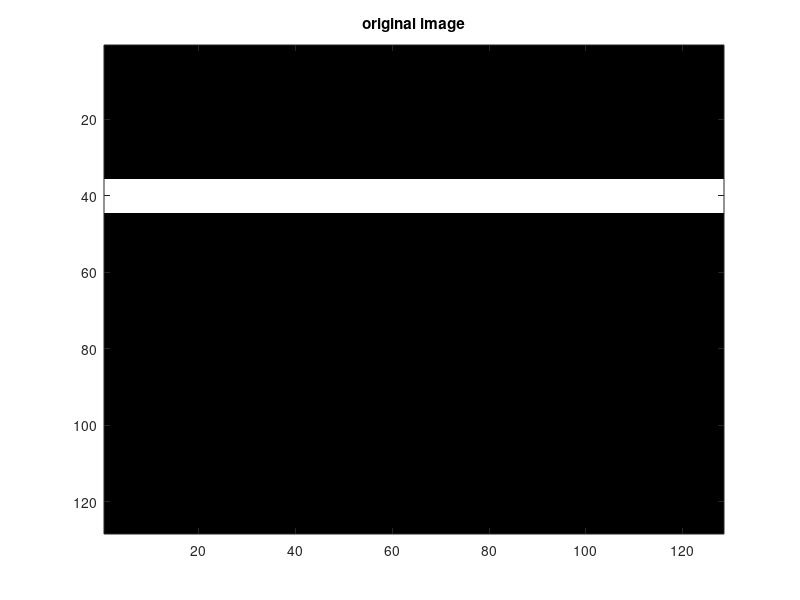

Source code (MATLAB): (Note: this script raises an error after producing the figure.)
%% clean
clc;
clear all;
close all;

%% parameters

output_dir = '../results/';
base_name = 'rectangle';
out_base = strcat(output_dir, base_name);

noisy = 1;
noisy_sigma = 0;
pretreatement = 0;

%% Create files

% parameters definition
M = 128;     % image size
N = M;

Im = zeros(M,N);

if strcmp(base_name, 'circle')
  c=[40,64];   % disk center
  R=4;         % disk radius
  Im=imsyn(N,c,R);
elseif strcmp(base_name, 'rectangle') 
  for m=36:44
    for n = 1:N
      Im(m,n) = 255;
    end
  end
elseif strcmp(base_name, 'circle_grid')
  R = 4; % circle radius
  dist = 2*R+4; % distance between two adjancent circles
  % draw a grid of circles
  for m = (dist+4):dist:(M-(dist+4))
    for n = (dist+4):dist:(N-(dist+4))
      Im = Im + imsyn(N,[m,n],R); % combine circles to the previous image
    end
  end
elseif strcmp(base_name, 'retina')
  Im = imread('../medical images/retina_origin.JPG');
  Im = rgb2gray(Im);
  Im = imcomplement(Im);
%  Im = imresize(Im, 1/4);
% Im = Im(14:134,41:130);
  Im = Im(15:538,196:522);
  [M, N] = size(Im);
elseif strcmp(base_name, 'tjunc1') % 3D images
  load('../medical images/Tjunc1');
  [M,N,K] = size(Tjunc1);
  Im = Tjunc1(:,:,round(K/2));
elseif strcmp(base_name, 'yjunc1') % 3D images
  load('../medical images/Yjunc1');
  [M,N,K] = size(Yjunc1);
  Im = Yjunc1(:,:,round(K/2));
end

%% show image
f_init = figure
%imshow(Im);
image(Im); colormap(gray);
title('original image');
print(f_init, '-r80', '-djpeg', strcat(out_base, '_figure.jpg'));

%%  add noisy
if noisy && noisy_sigma > 0
  out_base = strcat(out_base,'_noisy');  
  Im = Im + noisy_sigma*randn(size(Im));
  f_noisy = figure
  image(Im); colormap(gray);
  title('noisy image');
end

%% pretreatement
if pretreatement
%  Im = pretreatment(Im, 1);  
  Im = medfilt2(Im); % 3x3 neighborhoodx
  f_pretreated = figure
  image(Im); colormap(gray);
%  imshow(Im);
  title('pretreated image');
  print(f_pretreated, '-r80', '-djpeg', strcat(out_base, '_pretreated.jpg'));  
end

% image has two value 0 background and the 
% structure a constant near 255
MAX = max(Im(:));

[response r_matrix eigen_vectors_matrix eigen_values_matrix] = minimum_response(Im, 1, 8, 0.5, 1, 0, 0);

[a b c d] = size(eigen_vectors_matrix)

old_resp = response;
%% remove noisy  by thresholding filter response
if  noisy
  response = old_resp;
  threshold = 0.1*min(response(:)); % threshold: 5% of min
  idx = response > threshold;
  response = imhmin(response,-threshold);
  response(idx) = 0;
  r_matrix(idx) = 0; % remove noisy radius
%  eigen_vectors_matrix(idx,:,:) = 0; % remove noisy vectors
%  eigen_values_matrix(idx,:) = 0; % remove noisy eigen
                                           % values					 
%  response = pretreatment(response, 1);  
end

[a b c d] = size(eigen_vectors_matrix)

%% show 3D image of filtered response
f_response = figure;
surf(response);
title('filter response');
print(f_response, '-r80', '-djpeg', strcat(out_base, '_filtered.jpg'));


% rescale radius valeus to better visualization
min_radius = min(r_matrix(:));
max_radius = max(r_matrix(:));
aux_r_matrix = 40*(1/(max_radius-min_radius))*(r_matrix(:,:) - min_radius);

f_radius = figure
image(aux_r_matrix); colormap(gray);
title('radius');
print(f_radius, '-r80', '-djpeg', strcat(out_base, '_radius.jpg'));


direction = atan2(eigen_vectors_matrix(:,:,2,1), eigen_vectors_matrix(:,:,1,1) + 0.0001);

min_direction = min(direction(:));
max_direction = max(direction(:));
direction = 80*(1/(max_direction-min_direction))*(direction(:,:) - min_direction);

f_direction = figure
image(direction); colormap(gray);
title('vessel direction');
print(f_direction, '-r80', '-djpeg', strcat(out_base, '_direction.jpg'));

%% Find best threshold by comparing
%% binarized image to the original one
%%%%%%%%%%%%%%%%%%%%%%%%%%%%%%%%%%%%%%%%%%%
% if 0 % disable
% 
% reconstructed_im = build_vessel(response, 1, MAX);
% 
% % show reconstructed image
% figure
% image(reconstructed_im); colormap(gray);
% 
% diff = Im - reconstructed_im;
% 
% figure
% surf(diff);
% image(abs(diff)); colormap(gray);
% 
% 
% [threshold, reconstructed_im] = best_threshold(Im, response, 10000);
% 
% f_final = figure
% image(reconstructed_im); colormap(gray);
% print(f_final, '-r80', '-djpeg', strcat(out_base, '_reconstructed.jpg'));
% 
% end


%%        Find local minimum
%%%%%%%%%%%%%%%%%%%%%%%%%%%%%%%%%%%%%%%%%%%%%%

minimum = local_minimum(response);
%minimum = imextendedmin(response, abs(0.3*min(min(response))));
minimum_im = 255*minimum;

f_minimum = figure
image(minimum_im); colormap(gray);
title('centerlines (local minima)');
print(f_minimum, '-r80', '-djpeg', strcat(out_base, '_centerline.jpg'));


%% Reconstructed image using centerline
%% and radius    
%%%%%%%%%%%%%%%%%%%%%%%%%%%%%%%%%%%%%%%%%%%%%%

reconstructed_im = 255*reconstruction(minimum, r_matrix);
f_reconstructed = figure
image(reconstructed_im); colormap(gray);
title('reconstructed vessels');
print(f_reconstructed, '-r80', '-djpeg', strcat(out_base, '_reconstructed.jpg'));


%%      Stochastic throwing balls
%%%%%%%%%%%%%%%%%%%%%%%%%%%%%%%%%%%%%%%%%%%%%%%
%
%times = 100;
%
%% ball throwing
%ball_count = count_ball(response, times);
%f_ball = figure
%surf(ball_count);
%title('balls stochastic');
%print(f_ball, '-r80', '-djpeg', strcat(out_base, '_ball_stochastic.jpg'));
%
%% ball centerline
%line = 255*(ball_count > 1.5*times*ones(M, N));
%f_ball_centerline = figure;
%image(line); colormap(gray);
%title('ball centerline');
%print(f_ball_centerline, '-r80', '-djpeg', strcat(out_base, '_ball_centerline.jpg'));
